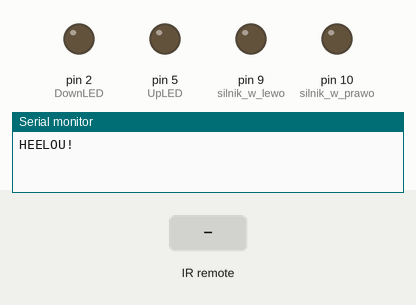
This sketch was run on a simulated Arduino Nano, built with avr-gcc and run on an emulated ATmega328P. On the bench: output pins drawn as LEDs (lit = HIGH), the last lines printed to the serial monitor. The test bench sets the inputs (shaded band).

Above: at 1.2 s.
1.3 s: infrared code 0x40FFF10E received
At 2.7 s:
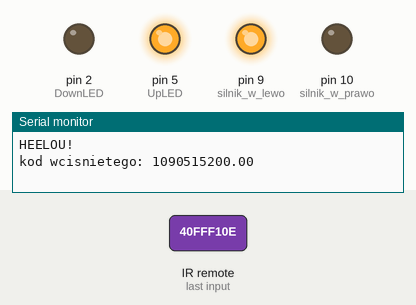
4.3 s: infrared code 0x40FF8976 received
At 5.0 s:
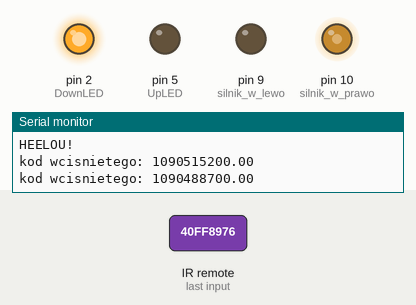
7.3 s: infrared code 0x40FF897C received
At 10.0 s:
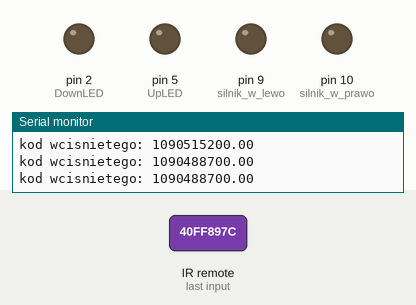
10.3 s: infrared code 0xF7807F received
At 10.7 s:
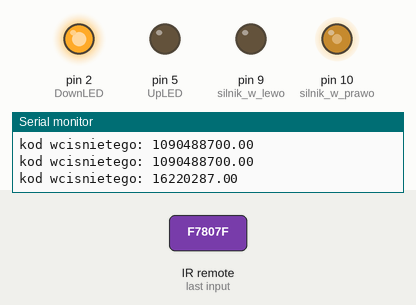
Timing chart, 0 to 13.7 s (numbered marks = the images above; inputs shaded):
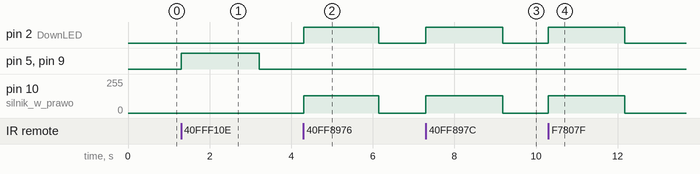

Measured:
- after the input at 1.3 s, pin 5 (UpLED), pin 9 (silnik_w_lewo): LOW → HIGH at once, → LOW 1.9 s later
- after the input at 4.3 s, pin 2 (DownLED): LOW → HIGH at once, → LOW 1.8 s later; pin 10 (silnik_w_prawo): 0/255 → 128/255 at once, → 0/255 1.8 s later
- after the input at 7.3 s, pin 2 (DownLED): LOW → HIGH at once, → LOW 1.9 s later; pin 10 (silnik_w_prawo): 0/255 → 128/255 at once, → 0/255 1.9 s later
- after the input at 10.3 s, pin 2 (DownLED): LOW → HIGH at once, → LOW 1.9 s later; pin 10 (silnik_w_prawo): 0/255 → 128/255 at once, → 0/255 1.9 s later

The sketch:

IRremoteArduino.ino
```cpp
/*
 Name:		IRremoteArduino.ino
 Created:	3/20/2016 12:05:08 AM
 Author:	KubaMiszcz
*/
/*
* Sketch modified by Enjoying Electronics: http://www.instructables.com/member/Enjoying+Electronics/
Code based off of:
* IRremote
* Version 0.1 July, 2009
* Copyright 2009 Ken Shirriff
* For details, see http://arcfn.com/2009/08/multi-protocol-infrared-remote-library.html

* Special thanks to dablondeemu http://www.instructables.com/member/dablondeemu/
* and his instructable listed below, IR Remote Controlled Color Changing Cloud (Arduino)
* http://www.instructables.com/id/IR-Remote-Controlled-Color-Changing-Cloud-Arduino/


* Lets get started:

The IR sensor's pins are attached to Arduino as so:
Pin 1 to Vout (pin 11 on Arduino)
Pin 2 to GND
Pin 3 to Vcc (+5v from Arduino)

*/

/*******************CODE BEGINS HERE********************/

#include <IRremote.h>

//####################WYPROWADZENIA
int IRpin = 3;
int UpLED = 5;
int DownLED = 2;
int silnik_w_lewo = 9; //A-INA
int silnik_w_prawo = 10; //A-INB

//###########################ZMIENNE PROGRAMOWE
double akcja = 0;
int speedUp = 255;
int speedDown = 128;
int licznik = 0;
String dir="brak przycisku";
String dirprev ;
double  akcjaprev ;
unsigned long aktualnyCzas = 0;
unsigned long aktualnyCzasPrev;

//##############################KODY PRZYCISKOW
int UpBtn = 1090515214;
int DownBtn = 1090488694;


IRrecv irrecv(IRpin);
decode_results results;

void setup()
{
	Serial.begin(9600);
	Serial.println("HEELOU!");
	irrecv.enableIRIn(); // Start the receiver
	pinMode(UpLED, OUTPUT);
	pinMode(DownLED, OUTPUT);
	pinMode(silnik_w_lewo, OUTPUT);
	pinMode(silnik_w_prawo, OUTPUT);
}

void loop()
{

	if (irrecv.decode(&results))
	{
		double temp = results.value;
		//Serial.println("kod wcisnietego: " + String(results.value, DEC)); // Print the Serial 'results.value'
		Serial.println("kod wcisnietego: " + String(temp)); // Print the Serial 'results.value'
		if (temp != 4294967300.00) akcja = temp;
		irrecv.resume();   // Receive the next value
		licznik = 0;
	}
	else {
		licznik++;
		if (licznik > 2000) {
			dir = "brak przycisku";
			akcja = 0;
		};
	}

	//pilot z wiezy double
	//gora	1090515200.00
	//dol	1090488700.00
	//stop	1090478500.00


	if (akcja == 1090515200.00 || akcja == 16187647.00) dir = "gora";
	if (akcja == 1090488700.00 || akcja == 16220287.00) dir = "dol";
	if (akcja == 1090478500.00 || akcja == 16236607.00) dir = "stop";
	if (akcja == 4294967300.00 || akcja == 4294967300.00) dir = "trzymam";


	if (dir == "gora") {
		digitalWrite(UpLED, HIGH);
		digitalWrite(DownLED, LOW);
		analogWrite(silnik_w_lewo, speedUp);
		analogWrite(silnik_w_prawo, 0);
	}

	else if (dir == "dol") {
		digitalWrite(UpLED, LOW);
		digitalWrite(DownLED, HIGH);
		analogWrite(silnik_w_lewo, 0);
		analogWrite(silnik_w_prawo, speedDown);
	}

	else if (dir == "stop") {
		digitalWrite(UpLED, LOW);
		digitalWrite(DownLED, LOW);
		analogWrite(silnik_w_lewo, 0);
		analogWrite(silnik_w_prawo, 0);
	}

	else if (dir == "trzymam") {
	}

	else if (dir == "brak przycisku") {
		digitalWrite(UpLED, LOW);
		digitalWrite(DownLED, LOW);
		analogWrite(silnik_w_lewo, 0);
		analogWrite(silnik_w_prawo, 0);
	}

	aktualnyCzas = millis()/1000;

	if (aktualnyCzas != aktualnyCzasPrev) {
		//Serial.println("sekunda "+String(aktualnyCzas));

	}

	if (aktualnyCzas == (60*60*11)) {
		digitalWrite(UpLED, HIGH);
		digitalWrite(DownLED, LOW);
		analogWrite(silnik_w_lewo, speedUp);
		analogWrite(silnik_w_prawo, 0);
		delay(4500);	//4800ms - podnoszenie rolety
		digitalWrite(UpLED, LOW);
		digitalWrite(DownLED, LOW);
		analogWrite(silnik_w_lewo, 0);
		analogWrite(silnik_w_prawo, 0);
	}


	aktualnyCzasPrev = aktualnyCzas;


	//akcja = 0;
	//piloty:
	//do wiezy:
	//1090515214: //gora
	//1090488694 : //dol
	//1090478494 :	//snooze
	//4294967295 -trzymany przycisk

	//pilot do zarowki:
	//	up - 16187647
	//	down -	16220287
	//	on-16236607
	//off - 16203967


}
```
